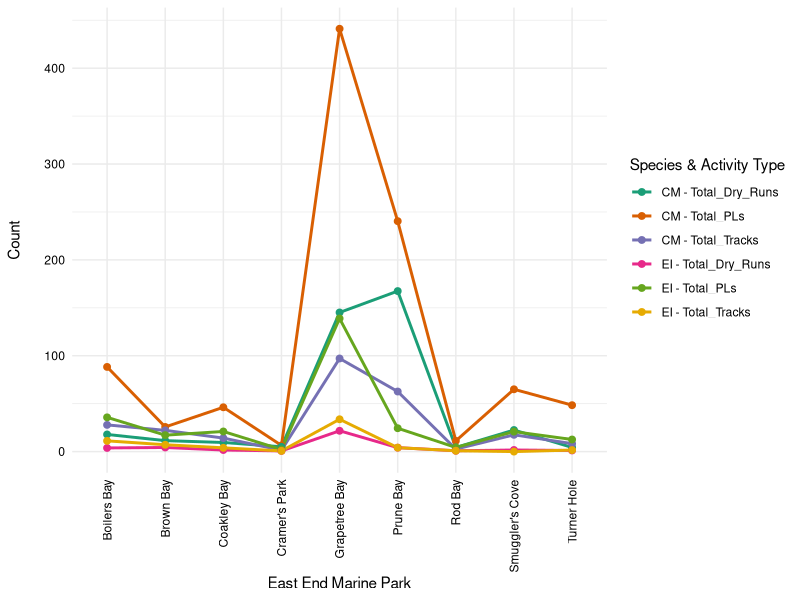
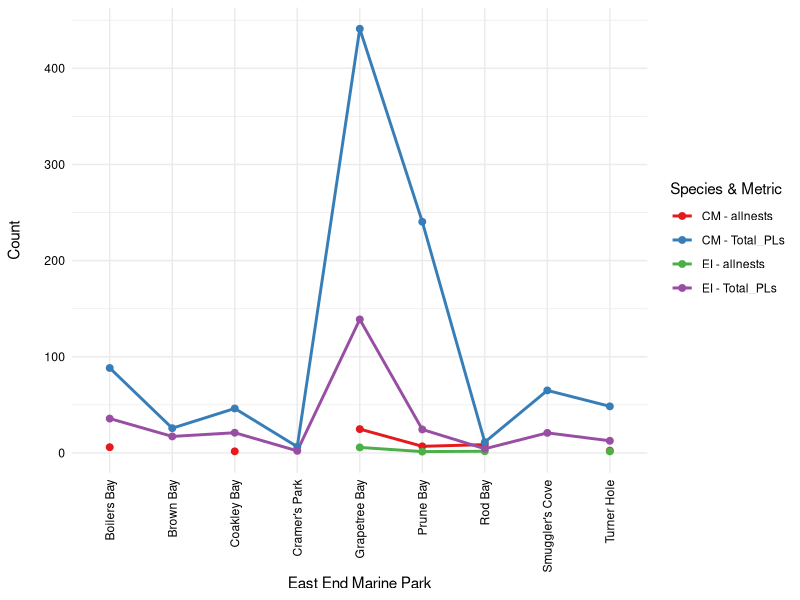
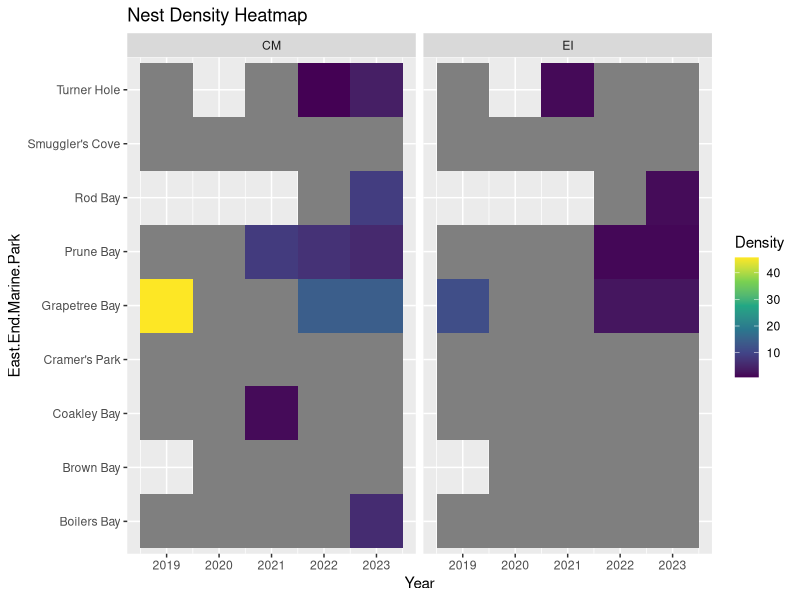
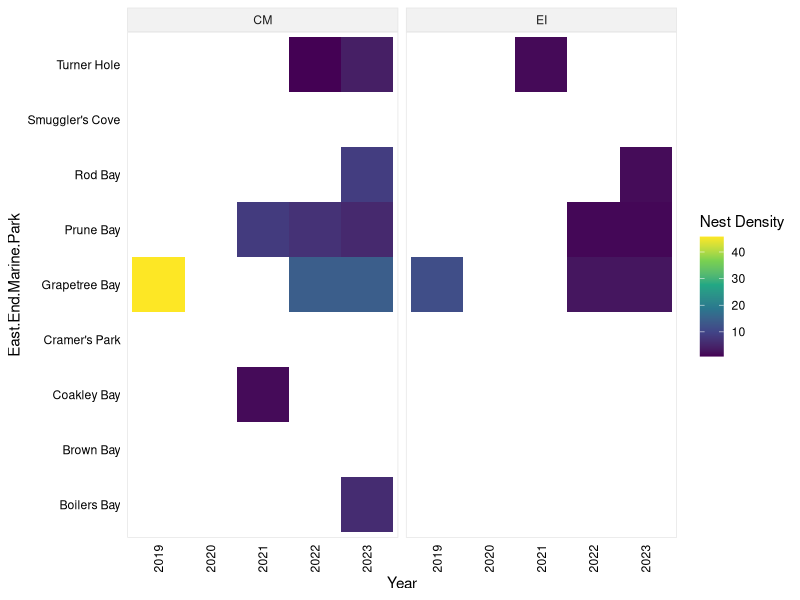

R code for these plots, in order:

### EEMP Turtle Data from 2019 - 2023

# Set Working Directory, Load libraries and CSV File

library(tidyverse)
library(dplyr)
library(ggplot2)
library(viridis)

# This file is saved in a sub folder
# Enter this code in the console: 
# setwd("C:\\Users\\romin\\Desktop\\My Thesis\\SQM CSVs")

eemp_data <-read.csv("Raw Turtle Data/EEMP Turtle Data.csv")

getwd()

eemp_data_clean <- eemp_data %>%
  filter(Species %in% c("CM", "EI")) %>% #remove DC (leatherback)
  mutate(
    Probable.Lays = as.numeric(Probable.Lays),
    Dry.Runs      = as.numeric(Dry.Runs),
    Tracks        = as.numeric(Tracks),
    Total_NNEs    = rowSums(across(c(Probable.Lays, Dry.Runs, Tracks)), na.rm = TRUE)
  ) # add all the activities into one column called NNEs


# Calculate for sea turtle density
## Formula: nest density = total number of nests or nnes / beach length (km)

eemp_data_clean_2 <- eemp_data_clean%>%
  filter(Year != 2024) %>%
  mutate(
    Nests           = as.numeric(Nests),
    Total_NNEs      = as.numeric(Total_NNEs),
    Beach.Length.km = as.numeric(Beach.Length.km)) %>%
  mutate(
    Nest_Density = Nests / Beach.Length.km, #apply formula
    NNEs_Density = Total_NNEs / Beach.Length.km,
    pl_density= Probable.Lays / Beach.Length.km,
    dry_density= Dry.Runs / Beach.Length.km,
    tracks_density= Tracks / Beach.Length.km)


eemp_year <-eemp_data_clean_2%>%
  group_by(East.End.Marine.Park, Species)%>%
  summarise(
    all_nnes=mean(NNEs_Density,na.rm=T), allnests=mean(Nest_Density, na.rm=T), Total_PLs=mean(pl_density,na.rm=T), Total_Dry_Runs=mean(dry_density,na.rm=T), Total_Tracks=mean(tracks_density,na.rm=T))


### Test this out
### Reshape the data to long format
plot_data <- eemp_year %>%
  pivot_longer(
    cols = c(Total_PLs, Total_Dry_Runs, Total_Tracks), 
    names_to = "Activity_Type", 
    values_to = "Count") %>%
  mutate(Combined_Group = paste(Species, "-", Activity_Type))

#Line Plot with multiple colors

ggplot(plot_data, aes(x = East.End.Marine.Park, y = Count, 
                      color = Combined_Group, 
                      group = Combined_Group)) +
  geom_line(size = 1) +
  geom_point(size = 2) +
  labs(
    title = NULL,
    x = "East End Marine Park",
    y = "Count",
    color = "Species & Activity Type"
  ) +
  theme_minimal() +
  # a high-contrast color palette suitable for 6+ lines
  scale_color_brewer(palette = "Dark2") + 
  theme(
    axis.text.x = element_text(angle = 90, vjust = 0.5, hjust = 1, color="black"),
    axis.title.y = element_text(margin = margin(r = 15)),
    axis.text.y = element_text(color="black"),
    legend.position = "right")



# 1. Reshape the data to isolate Total_PLs and all_nests into a long format
plot_data_nests_pl <- eemp_year %>%
  pivot_longer(
    cols = c(allnests, Total_PLs), 
    names_to = "Activity_Type", 
    values_to = "Count"
  ) %>%
  # Create a combined label for clear legend coloring
  mutate(Combined_Group = paste(Species, "-", Activity_Type))

# 2. Create the line plot
ggplot(plot_data_nests_pl, aes(x = East.End.Marine.Park, y = Count, 
                               color = Combined_Group, 
                               group = Combined_Group)) +
  geom_line(size = 1) +
  geom_point(size = 2) +
  labs(
    title = NULL,
    x = "East End Marine Park",
    y = "Count",
    color = "Species & Metric"
  ) +
  theme_minimal() +
  scale_color_brewer(palette = "Set1") + # High contrast palette for 4 lines
  theme(
    axis.text.x = element_text(angle = 90, vjust = 0.5, hjust = 1, color="black"),
    axis.text.y = element_text(color="black"),
    axis.title.y = element_text(color="black", margin = margin(r = 15)),
    legend.position = "right"
  )


# Code names changed so the script below won't work.
### Original Heat Map

ggplot(eemp_data_clean_2, aes(x = Year, y = East.End.Marine.Park, fill = Nest_Density)) +
  geom_tile(na.rm = TRUE) +
  scale_fill_viridis_c()+
  facet_wrap(~ Species) +
  labs(title = "Nest Density Heatmap",
       fill = "Density")

### Cleaner Heat Map Plot

ggplot(eemp_data_clean_2, aes(x = factor(Year), y = East.End.Marine.Park, fill = Nest_Density)) +
  geom_tile(na.rm = TRUE) +
  scale_fill_viridis_c(na.value = "white") +
  facet_wrap(~ Species) + # CM and EI
  theme_minimal() +
  theme(
    panel.grid = element_blank(),
    panel.border = element_rect(color = "gray90", fill = NA, size = 0.5),
    strip.background = element_rect(fill = "gray95", color = "gray90"),
    axis.text.y = element_text(color="black"),
    axis.text.x = element_text(angle = 90, vjust = 0.5, color="black", hjust = 1)) +
  labs(title = NULL, # this removes the captain
       x = "Year", # this removes the x axis label
       fill = "Nest Density")
